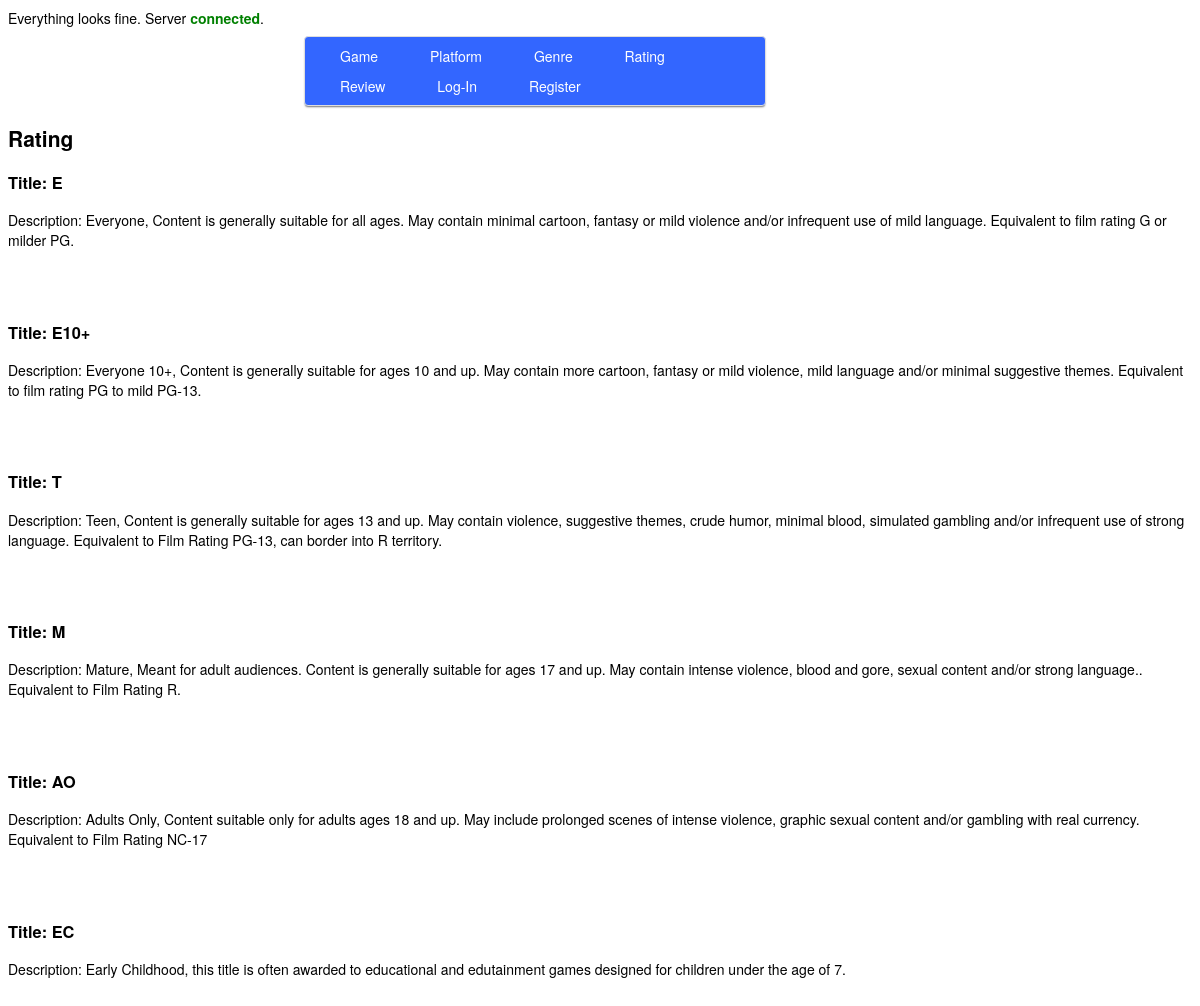
The app's page /webdevdbfinals/cs340-final/AS/rating.php with its own data.
### tables this page shows
CREATE table `rating`(
`rating_id` int(11) PRIMARY KEY AUTO_INCREMENT,
`title` varchar(255),
`description` text,
`game_id` int(11) NOT NULL,
FOREIGN KEY(`game_id`) REFERENCES `game`(`game_id`)
);

### webdevdbfinals/cs340-final/AS/rating.php (the view, shortened to what this page needs)
<?php
	include 'header.php';
?>
<h2>Rating
<?php
	$choice = "SELECT * FROM rating";
	$result = $connection->query($choice);
	$num_rows = mysqli_num_rows($result);
	if($num_rows > 0)
	{
		while($row = $result->fetch_assoc())
		{
		echo '  <h3> Title: ' . $row['title'] . ' </h3>
				<p> Description: ' . $row['description'] . ' </p><br/><br/>';
		}
	}
	else {
		echo "Sorry, this is an empty query.";
	}
?>

### webdevdbfinals/cs340-final/AS/css/style.css (style rules this page uses)
body { background-color: #FFF; color: black; font-family: "HelveticaNeue-Light", "Helvetica Neue Light", "Helvetica Neue", Helvetica, Arial, "Lucida Grande", sans-serif; font-weight: 300; font-size: 14px; }

### records on screen
rating: title "E", description "Everyone, Content is generally suitable for all ages. May contain minimal cartoon, fantasy or mild violence and/or infrequent use of mild language. Equivalent to film rating G or milder PG."
rating: title "E10+", description "Everyone 10+, Content is generally suitable for ages 10 and up. May contain more cartoon, fantasy or mild violence, mild language and/or minimal suggestive themes. Equivalent to film rating PG to mild PG-13."
rating: title "T", description "Teen, Content is generally suitable for ages 13 and up. May contain violence, suggestive themes, crude humor, minimal blood, simulated gambling and/or infrequent use of strong language. Equivalent to Film Rating PG-13, can border into R territory."
rating: title "M", description "Mature, Meant for adult audiences. Content is generally suitable for ages 17 and up. May contain intense violence, blood and gore, sexual content and/or strong language.. Equivalent to Film Rating R."
rating: title "AO", description "Adults Only, Content suitable only for adults ages 18 and up. May include prolonged scenes of intense violence, graphic sexual content and/or gambling with real currency. Equivalent to Film Rating NC-17"
rating: title "EC", description "Early Childhood, this title is often awarded to educational and edutainment games designed for children under the age of 7."
